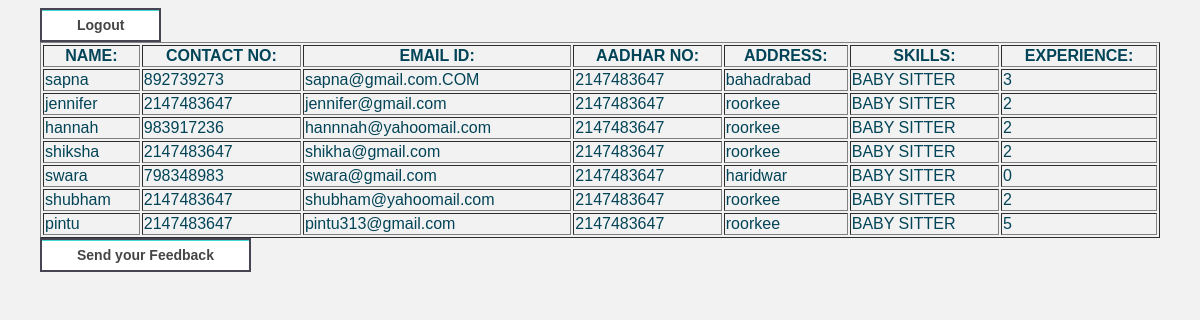
/search.php?skills=BABY SITTER (signed in), run on the app's committed database.
### tables this page shows
CREATE TABLE `person2` (
  `id` int(11) NOT NULL,
  `name` varchar(11) NOT NULL,
  `contactno` int(22) NOT NULL,
  `aadharno` int(33) NOT NULL,
  `email` varchar(44) NOT NULL,
  `address` varchar(55) NOT NULL,
  `experience` int(66) NOT NULL,
  `work` varchar(77) NOT NULL
);

### search.php (the view, shortened to what this page needs)
<!DOCTYPE html>
<html>
    <body>
        <a href="logout.php"><button>Logout</button></a>
<?php
$conn = mysqli_connect('127.0.0.1', 'root','','information2');
  $Skills= $_GET['skills'];
$sql = "SELECT * FROM person2 WHERE `work`='".$Skills."'";
$result = mysqli_query($conn, $sql);
?>
  <table border="1" style="width:100%";>
  <tr>
    <th>NAME:</th>
    <th>CONTACT NO:</th>
       <th>EMAIL ID:</th>
    <th>AADHAR NO:</th>
      <th>ADDRESS:</th>
    <th>SKILLS:</th>
    <th>EXPERIENCE:</th>
  </tr>
  <?php
 while($row = mysqli_fetch_assoc($result)){
  echo "<tr>";
echo "<td>".$row ["name"]."</td>";
echo  "<td>".$row ["contactno"]."</td>";
echo "<td>".$row["email"]."</td>";
echo  "<td>".$row ["aadharno"]."</td>";
echo "<td>".$row ["address"]."</td>";
echo  "<td>".$row ["work"]."</td>";
echo "<td>".$row ["experience"]."</td>";
echo "</tr>";
}
?>
        </table>
        <a href="feedback-form.html"><button>Send your Feedback</button></a>
    </body>
</html>

### search.php (style rules this page uses)
body { padding: 0 2em; font-family: Arial, sans-serif; color: #024457; background: #f2f2f2; }
button { background: #fff; border: solid 2px #474553; color: #474544; cursor: pointer; display: inline-block; font-family: 'Helvetica', Arial, sans-serif; font-size: 0.875em; font-weight: bold; outline: inherit; padding: 7px 35px; margin: 90 auto; text-transform: full-width; -webkit-transition: all 0.3s; -moz-transition: all 0.3s; -ms-transition: all 0.3s; -o-transition: all 0.3s; transition: all 0.3s; -moz-box-shadow: inset 0px 1px 0px 0px #45D6D6; -webkit-box-shadow: inset 0px 1px 0px 0px #45D6D6; box-shadow: inset 0px 1px 0px 0px #45D6D6; }

### data on the page
person2: name "sapna", contactno "892739273", email "sapna@gmail.com.COM", aadharno "2147483647", address "bahadrabad", work "BABY SITTER", experience "3"
person2: name "jennifer", contactno "2147483647", email "jennifer@gmail.com", aadharno "2147483647", address "roorkee", work "BABY SITTER", experience "2"
person2: name "hannah", contactno "983917236", email "hannnah@yahoomail.com", aadharno "2147483647", address "roorkee", work "BABY SITTER", experience "2"
person2: name "shiksha", contactno "2147483647", email "shikha@gmail.com", aadharno "2147483647", address "roorkee", work "BABY SITTER", experience "2"
person2: name "swara", contactno "798348983", email "swara@gmail.com", aadharno "2147483647", address "haridwar", work "BABY SITTER", experience "0"
person2: name "shubham", contactno "2147483647", email "shubham@yahoomail.com", aadharno "2147483647", address "roorkee", work "BABY SITTER", experience "2"
person2: name "pintu", contactno "2147483647", email "pintu313@gmail.com", aadharno "2147483647", address "roorkee", work "BABY SITTER", experience "5"
